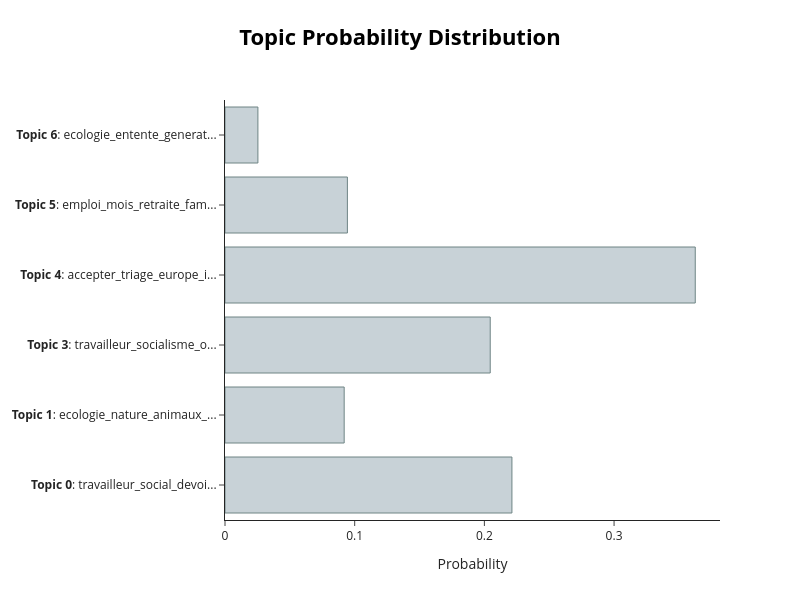

The notebook cell saved with this chart:
### Code cell
topic_distr_sample, _ = topic_model.approximate_distribution(docs[:1], window=4, stride=1)
fig = topic_model.visualize_distribution(topic_distr_sample[0])
fig.write_html("plot_interactif/bertopic_distribution.html")
fig

### Figure 1 — Plotly figure (JSON) as saved in the notebook; plotly's stock layout.template omitted (floating-point values rounded to 4 significant figures)
{"data": [{"marker": {"color": "#C8D2D7", "line": {"color": "#6E8484", "width": 1}}, "orientation": "h", "type": "bar", "x": [0.2212, 0.0919, 0.2045, 0.3626, 0.09438, 0.02539], "y": ["<b>Topic 0</b>: travailleur_social_devoi...", "<b>Topic 1</b>: ecologie_nature_animaux_...", "<b>Topic 3</b>: travailleur_socialisme_o...", "<b>Topic 4</b>: accepter_triage_europe_i...", "<b>Topic 5</b>: emploi_mois_retraite_fam...", "<b>Topic 6</b>: ecologie_entente_generat..."]}], "layout": {"height": 600, "hoverlabel": {"bgcolor": "white", "font": {"family": "Rockwell", "size": 16}}, "title": {"font": {"color": "Black", "size": 22}, "text": "<b>Topic Probability Distribution</b>", "x": 0.5, "xanchor": "center", "y": 0.95, "yanchor": "top"}, "width": 800, "xaxis": {"title": {"text": "Probability"}}}}
